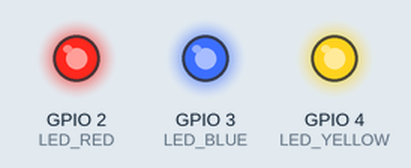
The program below on a simulated Raspberry Pi (BCM pin numbers). Shown: output pins drawn as LEDs (lit = HIGH).

Above: at 0.5 s.
At 3.5 s:
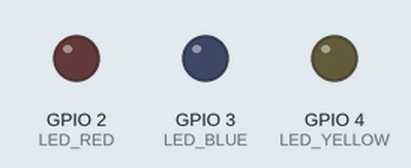
Timing chart, 0 to 4.6 s (numbered marks = the images above):
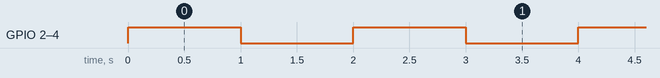

The program:

003_1_LED.py
```python
import RPi.GPIO as GPIO
import time

GPIO.setmode(GPIO.BCM)

LED_RED = 2
LED_BLUE = 3
LED_YELLOW = 4

GPIO.setup(LED_RED, GPIO.OUT)
GPIO.setup(LED_BLUE, GPIO.OUT)
GPIO.setup(LED_YELLOW, GPIO.OUT)
try:

    while True:
        GPIO.output(LED_RED, 1)
        GPIO.output(LED_BLUE, 1)
        GPIO.output(LED_YELLOW, 1)
        time.sleep(1)
        GPIO.output(LED_RED, 0)
        GPIO.output(LED_BLUE, 0)
        GPIO.output(LED_YELLOW, 0)
        time.sleep(1)
except KeyboardInterrupt:
    GPIO.cleanup()
```

Measured:
- by itself, GPIO 2 (LED_RED), GPIO 3 (LED_BLUE), GPIO 4 (LED_YELLOW): alternates HIGH for 1.0 s and LOW for 1.0 s
